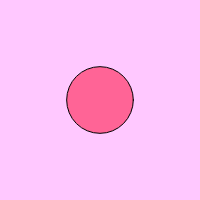
Frame 1 (no input)
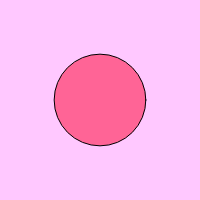
Frame 60 (no input)
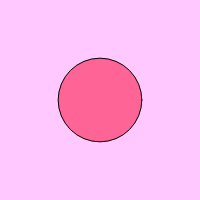
Frame 120 (the mouse pressed at the canvas centre since frame 60)

The p5.js sketch that drew these frames (run headless with seeded random() and noise() and a simulated clock; from frame 60 on, the mouse is pressed at the canvas centre):

// p5.js sketch
// ── sketch.js
// 練習問題「心臓の鼓動のように大きくなったり小さくなったりする円」
let count;
let cycle;

function setup(){
  createCanvas(200, 200);
  count = 0;
  cycle = 100;
}

function draw(){
  background(255, 200, 255);
  count = (count + 1) % cycle;
  // BLANK[1]
count = constrain(count, width/3, width/2)
let size = count

fill(255,100,150)
  ellipse(width / 2, height / 2, size);
}
